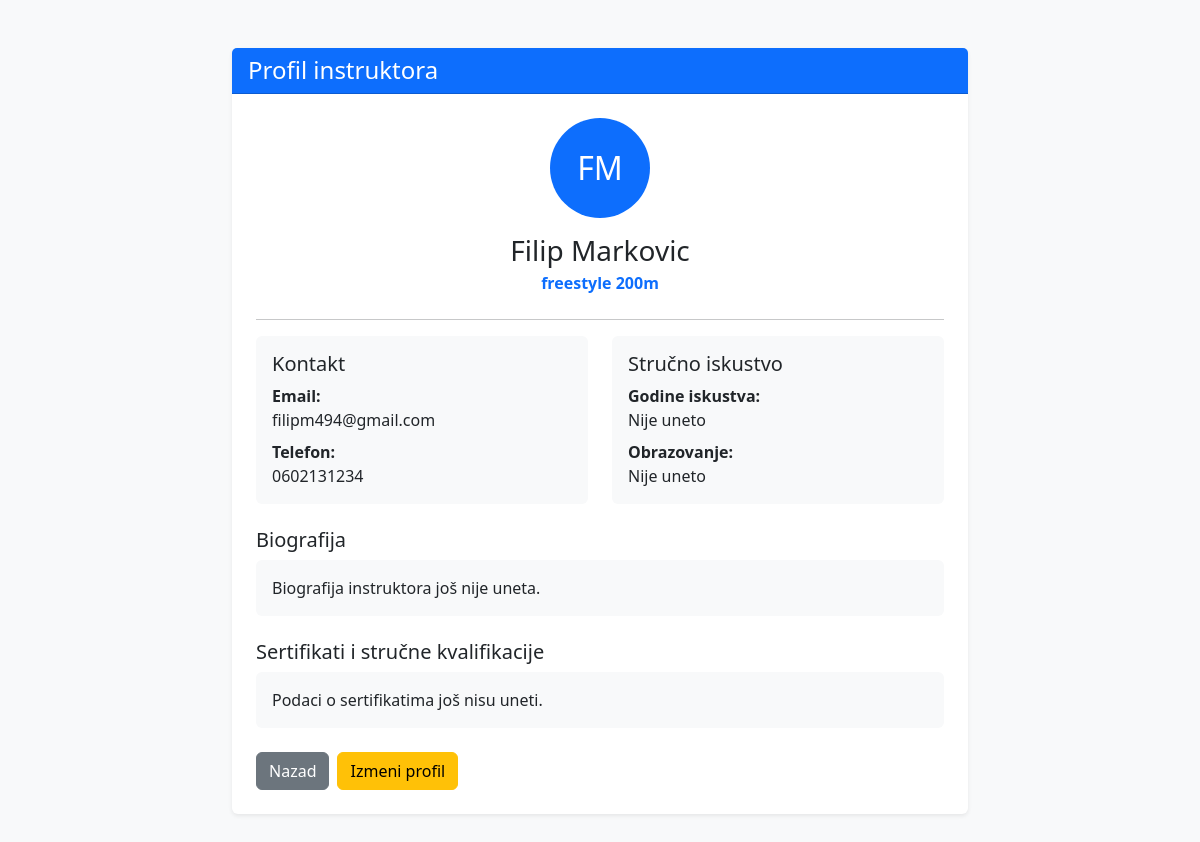
The app's page /plivanje_projekat/profil_instruktora.php?id=3 (signed in), older data.
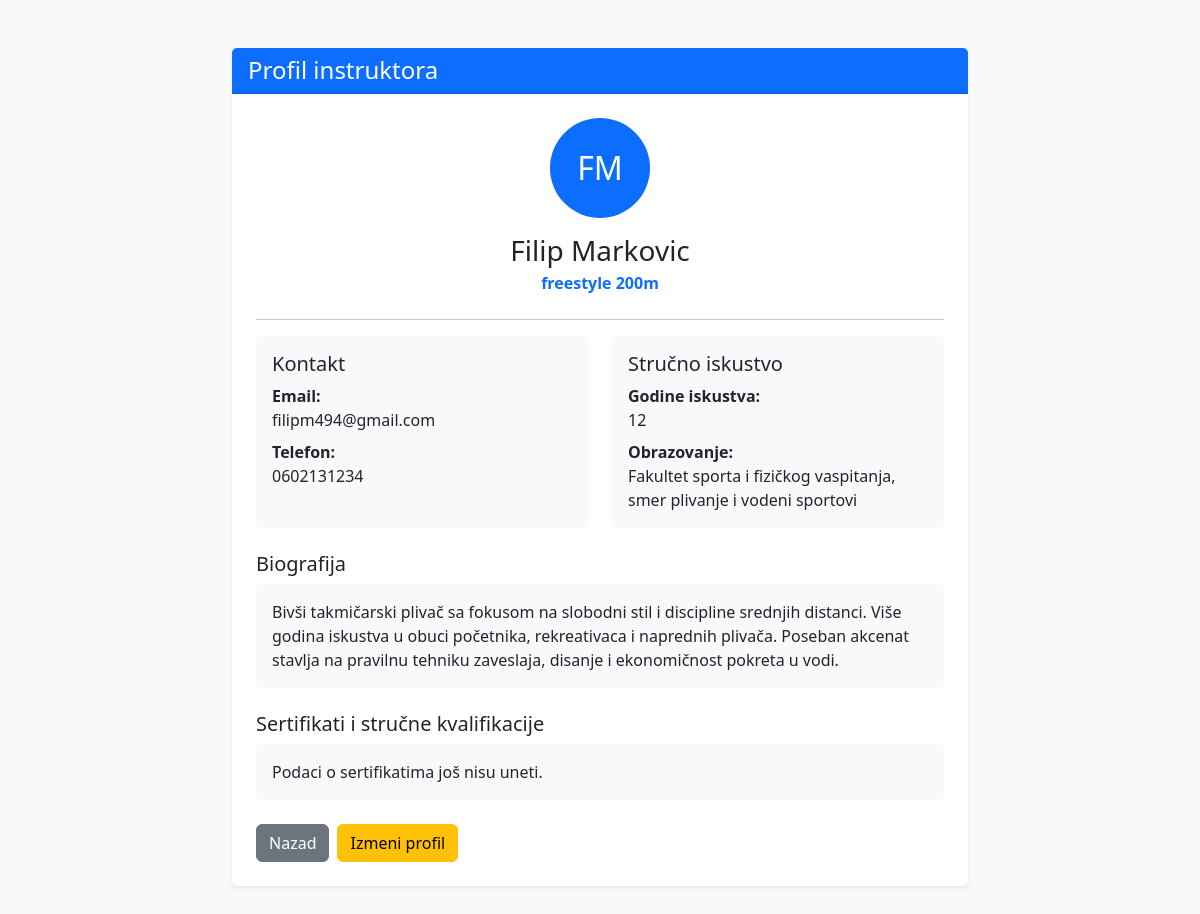
The same page, newer data.
### tables this page shows
CREATE TABLE IF NOT EXISTS `instruktori` (
  `id` int NOT NULL AUTO_INCREMENT,
  `ime` varchar(50) NOT NULL,
  `prezime` varchar(50) NOT NULL,
  `telefon` varchar(30) DEFAULT NULL,
  `email` varchar(100) DEFAULT NULL,
  `specijalnost` varchar(100) DEFAULT NULL,
  `biografija` text,
  `godine_iskustva` int DEFAULT NULL,
  `sertifikati_opis` text,
  `obrazovanje` varchar(255) DEFAULT NULL,
  PRIMARY KEY (`id`)
);

### plivanje_projekat/classes/BaseModel.php (called while the page is built, shortened)
<?php
require_once __DIR__ . '/../config/Database.php';
class BaseModel
{
    public function __construct()
    {
        $database = new Database();
        $this->connection = $database->connect();
    }
}

### plivanje_projekat/config/Database.php (called while the page is built)
<?php
class Database
{
    private string $host = 'localhost';
    private string $databaseName = 'plivanje_db';
    private string $username = 'root';
    private string $password = '';
    private ?PDO $connection = null;
    public function connect(): PDO
    {
        if ($this->connection === null) {
            try {
                $dsn = "mysql:host={$this->host};dbname={$this->databaseName};charset=utf8mb4";
                $this->connection = new PDO(
                    $dsn,
                    $this->username,
                    $this->password
                );
                $this->connection->setAttribute(
                    PDO::ATTR_ERRMODE,
                    PDO::ERRMODE_EXCEPTION
                );
                $this->connection->setAttribute(
                    PDO::ATTR_DEFAULT_FETCH_MODE,
                    PDO::FETCH_ASSOC
                );
            } catch (PDOException $exception) {
                die('Greška pri povezivanju sa bazom: ' . $exception->getMessage());
            }
        }
        return $this->connection;
    }
}

### plivanje_projekat/classes/Instruktor.php (called while the page is built, shortened)
<?php
require_once __DIR__ . '/BaseModel.php';
class Instruktor extends BaseModel implements CrudInterface
{
    public function findById(int $id): array|false
    {
        $sql = "SELECT * FROM instruktori WHERE id = :id";
        $stmt = $this->connection->prepare($sql);
        $stmt->execute([
            ':id' => $id
        ]);
        return $stmt->fetch();
    }
}

### plivanje_projekat/profil_instruktora.php (the view, shortened to what this page needs)
<?php
require_once __DIR__ . '/classes/Instruktor.php';
$instruktorModel = new Instruktor();
$id = filter_input(
    INPUT_GET,
    'id',
    FILTER_VALIDATE_INT
);
$instruktor = $instruktorModel->findById($id);
?>
<!DOCTYPE html>
<html lang="sr">
<head>
    <link
        href="https://cdn.jsdelivr.net/npm/bootstrap@5.3.3/dist/css/bootstrap.min.css"
        rel="stylesheet"
    >
</head>
<body class="bg-light">
<div class="container py-5">
    <div class="row justify-content-center">
        <div class="col-lg-8">
            <div class="card shadow-sm border-0">
                <div class="card-header bg-primary text-white">
                    <h1 class="h4 mb-0">
                        Profil instruktora
                    </h1>
                </div>
                <div class="card-body p-4">
                    <div class="text-center mb-4">
                        <div
                            class="rounded-circle bg-primary text-white d-inline-flex align-items-center justify-content-center mb-3"
                            style="width: 100px; height: 100px; font-size: 2rem;"
                        >
                            <?= htmlspecialchars(
                                strtoupper(
                                    substr($instruktor['ime'], 0, 1)
                                    . substr($instruktor['prezime'], 0, 1)
                                )
                            ) ?>
                        </div>
                        <h2 class="h3 mb-1">
                            <?= htmlspecialchars(
                                $instruktor['ime']
                                . ' '
                                . $instruktor['prezime']
                            ) ?>
                        </h2>
                        <p class="text-primary fw-bold mb-0">
                            <?= htmlspecialchars(
                                $instruktor['specijalnost']
                                ?? 'Instruktor plivanja'
                            ) ?>
                        </p>
                    </div>
                    <hr>
                    <div class="row g-4">
                        <div class="col-md-6">
                            <div class="card h-100 border-0 bg-light">
                                <div class="card-body">
                                    <h3 class="h5">
                                        Kontakt
                                    </h3>
                                    <p class="mb-2">
                                        <strong>Email:</strong><br>
                                        <?= htmlspecialchars(
                                            $instruktor['email']
                                            ?? 'Nije unet'
                                        ) ?>
                                    </p>
                                    <p class="mb-0">
                                        <strong>Telefon:</strong><br>
                                        <?= htmlspecialchars(
                                            $instruktor['telefon']
                                            ?? 'Nije unet'
                                        ) ?>
                                    </p>
                                </div>
                            </div>
                        </div>
                        <div class="col-md-6">
                            <div class="card h-100 border-0 bg-light">
                                <div class="card-body">
                                    <h3 class="h5">
                                        Stručno iskustvo
                                    </h3>
                                    <p class="mb-2">
                                        <strong>Godine iskustva:</strong><br>
                                        <?= isset($instruktor['godine_iskustva'])
                                            && $instruktor['godine_iskustva'] !== null
                                            ? (int) $instruktor['godine_iskustva']
                                            : 'Nije uneto' ?>
                                    </p>
                                    <p class="mb-0">
                                        <strong>Obrazovanje:</strong><br>
                                        <?= htmlspecialchars(
                                            $instruktor['obrazovanje']
                                            ?? 'Nije uneto'
                                        ) ?>
                                    </p>
                                </div>
                            </div>
                        </div>
                    </div>
                    <div class="mt-4">
                        <h3 class="h5">
                            Biografija
                        </h3>
                        <div class="p-3 bg-light rounded">
                            <?= nl2br(
                                htmlspecialchars(
                                    $instruktor['biografija']
                                    ?? 'Biografija instruktora još nije uneta.'
                                )
                            ) ?>
                        </div>
                    </div>
                    <div class="mt-4">
                        <h3 class="h5">
                            Sertifikati i stručne kvalifikacije
                        </h3>
                        <div class="p-3 bg-light rounded">
                            <?= nl2br(
                                htmlspecialchars(
                                    $instruktor['sertifikati_opis']
                                    ?? 'Podaci o sertifikatima još nisu uneti.'
                                )
                            ) ?>
                        </div>
                    </div>
                    <div class="d-flex gap-2 mt-4">
                        <a
                            href="javascript:history.back()"
                            class="btn btn-secondary"
                        >
                            Nazad
                        </a>
                        <a
                            href="izmeni_instruktora.php?id=<?= (int) $instruktor['id'] ?>"
                            class="btn btn-warning"
                        >
                            Izmeni profil
                        </a>
                    </div>
                </div>
            </div>
        </div>
    </div>
</div>
</body>
</html>

Row changes from the older to the newer data that the page shows:
changed instruktori "FM": godine_iskustva (not shown) → "12"; obrazovanje "Nije uneto" → "Fakultet sporta i fizičkog vaspitanja, smer plivanje i vodeni sportovi"; biografija "Biografija instruktora još nije uneta." → "Bivši takmičarski plivač sa fokusom na slobodni stil i discipline srednjih distanci. Više godina iskustva u obuci početnika, rekreativaca i naprednih plivača. Poseban akcenat stavlja na pravilnu tehniku zaveslaja, disanje i ekonomičnost pokreta u vodi."
Text that changed along with them:
text no longer shown: "Nije uneto"
